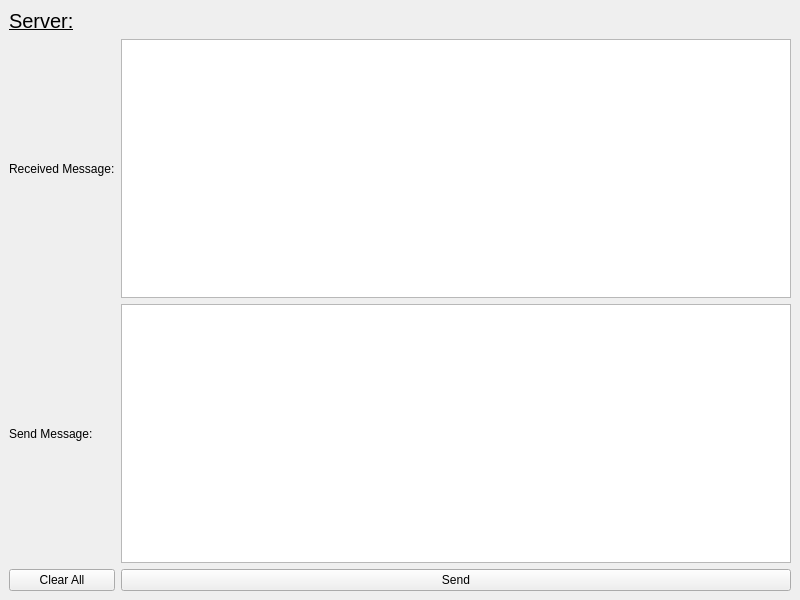
<?xml version="1.0" encoding="UTF-8"?>
<ui version="4.0">
 <class>Client</class>
 <widget class="QMainWindow" name="Client">
  <property name="geometry">
   <rect>
    <x>0</x>
    <y>0</y>
    <width>800</width>
    <height>600</height>
   </rect>
  </property>
  <property name="windowTitle">
   <string>Client</string>
  </property>
  <widget class="QWidget" name="centralwidget">
   <layout class="QGridLayout" name="gridLayout_2">
    <item row="0" column="0">
     <layout class="QGridLayout" name="gridLayout">
      <item row="1" column="1">
       <widget class="QTextEdit" name="recvmess">
        <property name="readOnly">
         <bool>true</bool>
        </property>
       </widget>
      </item>
      <item row="0" column="0">
       <widget class="QLabel" name="label">
        <property name="maximumSize">
         <size>
          <width>284</width>
          <height>16777215</height>
         </size>
        </property>
        <property name="font">
         <font>
          <pointsize>15</pointsize>
          <underline>true</underline>
         </font>
        </property>
        <property name="text">
         <string>Server:</string>
        </property>
       </widget>
      </item>
      <item row="2" column="1">
       <widget class="QTextEdit" name="sendmess"/>
      </item>
      <item row="1" column="0">
       <widget class="QLabel" name="label_2">
        <property name="text">
         <string>Received Message:</string>
        </property>
       </widget>
      </item>
      <item row="2" column="0">
       <widget class="QLabel" name="label_3">
        <property name="text">
         <string>Send Message:</string>
        </property>
       </widget>
      </item>
      <item row="3" column="1">
       <widget class="QPushButton" name="sendbutton">
        <property name="text">
         <string>Send</string>
        </property>
       </widget>
      </item>
      <item row="3" column="0">
       <widget class="QPushButton" name="pushButton_2">
        <property name="text">
         <string>Clear All</string>
        </property>
       </widget>
      </item>
     </layout>
    </item>
   </layout>
  </widget>
 </widget>
 <resources/>
 <connections/>
</ui>
